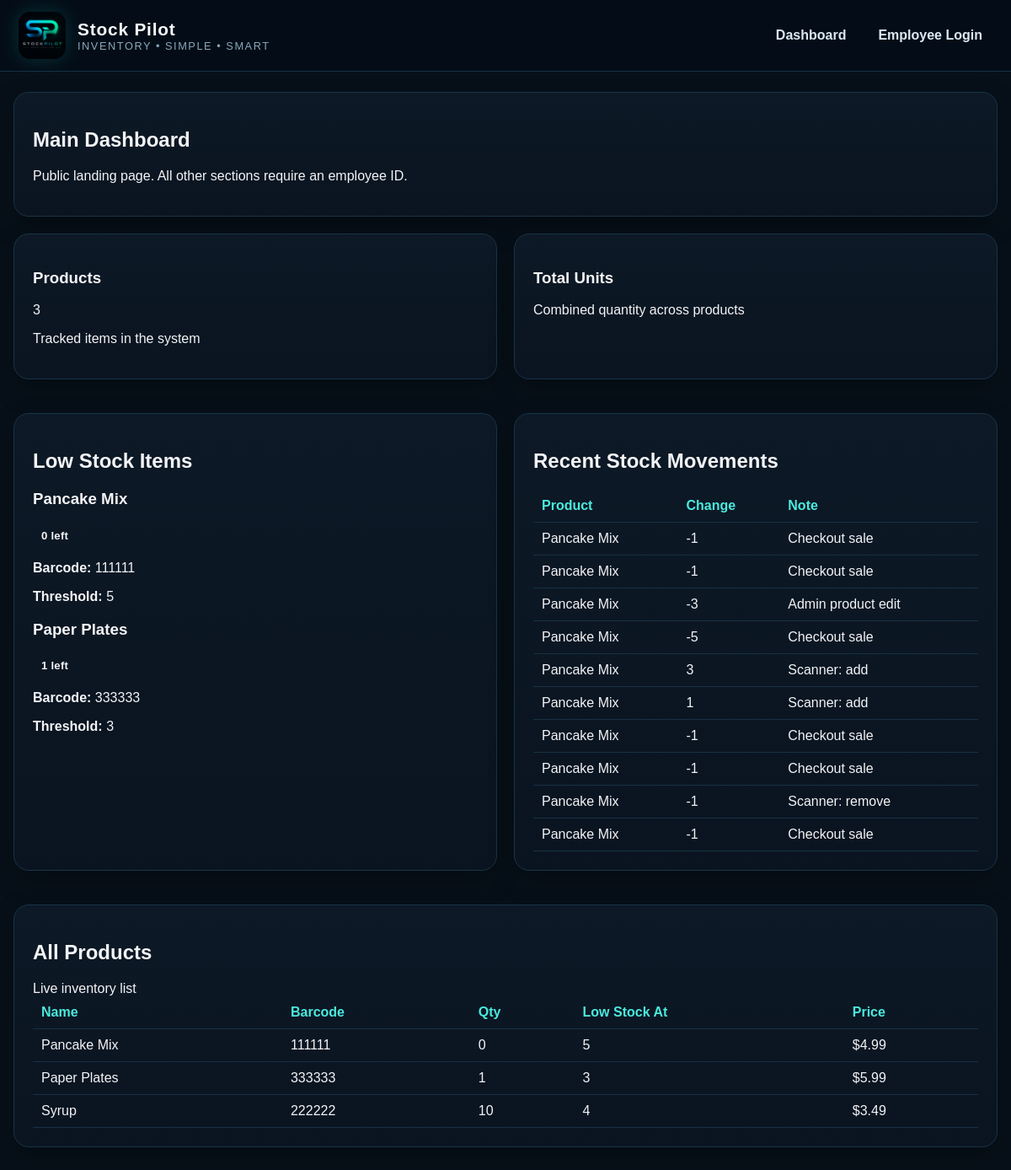
Before: / with the older database file.
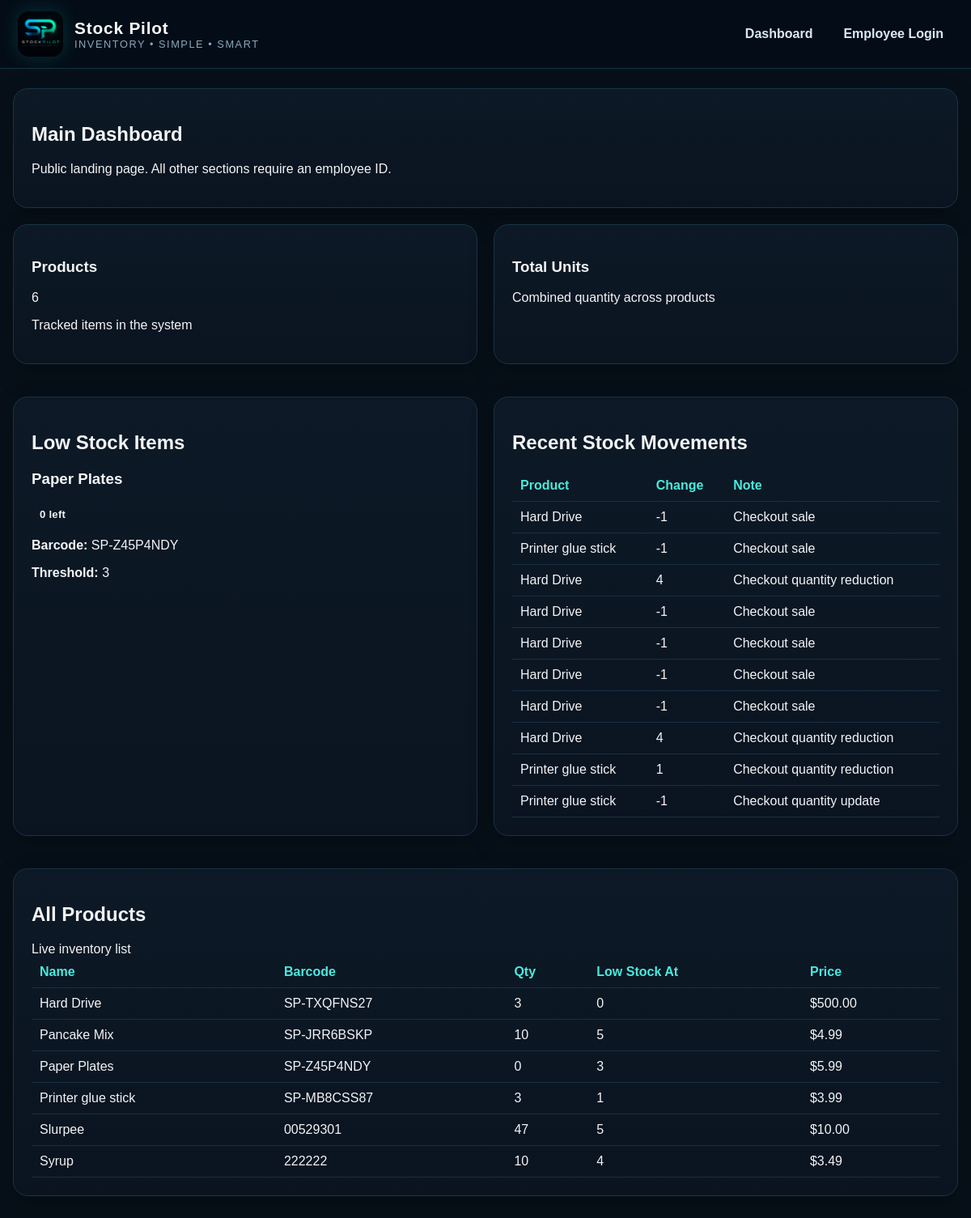
After: the same page with the newer database file.
### app.py (models this page shows)
class Product(db.Model):
    id = db.Column(db.Integer, primary_key=True)
    name = db.Column(db.String(120), nullable=False)
    barcode = db.Column(db.String(120), unique=True, nullable=False)
    quantity = db.Column(db.Integer, default=0)
    low_stock_threshold = db.Column(db.Integer, default=5)
    price = db.Column(db.Float, default=0.0)

class StockMovement(db.Model):
    id = db.Column(db.Integer, primary_key=True)
    product_id = db.Column(db.Integer, db.ForeignKey("product.id"), nullable=False)
    change = db.Column(db.Integer, nullable=False)
    note = db.Column(db.String(255))
    timestamp = db.Column(db.DateTime, default=datetime.utcnow)
    product = db.relationship("Product", backref="movements")

### app.py (the view)
@app.route("/")
def dashboard():
    products = Product.query.order_by(Product.name.asc()).all()
    low_stock_products = Product.query.filter(Product.quantity <= Product.low_stock_threshold).order_by(Product.quantity.asc()).all()
    recent_movements = StockMovement.query.order_by(StockMovement.timestamp.desc()).limit(10).all()
    return render_template(
        "dashboard.html",
        products=products,
        low_stock_products=low_stock_products,
        recent_movements=recent_movements,
    )

### app.py (called while the page is built)
def current_employee():
    employee_id = session.get("employee_id")
    if not employee_id:
        return None
    return Employee.query.get(employee_id)

@app.context_processor
def inject_employee():
    return {"logged_in_employee": current_employee()}

### templates/dashboard.html (shortened to what this page needs)
{% extends "base.html" %}
{% block content %}
<section class="card">
    <h1>Main Dashboard</h1>
    <p>Public landing page. All other sections require an employee ID.</p>
</section>
<div class="grid-2 stats-grid">
    <section class="card stat-card">
        <h3>Products</h3>
        <div class="stat-number">{{ products|length }}</div>
        <p class="muted">Tracked items in the system</p>
    </section>
    <section class="card stat-card">
        <h3>Total Units</h3>
        <p class="muted">Combined quantity across products</p>
    </section>
</div>
<div class="grid-2">
    <section class="card">
        <h2>Low Stock Items</h2>
        {% if low_stock_products %}
            <div class="product-list">
                {% for product in low_stock_products %}
                    <div class="product-card low-stock-card">
                        <div class="product-top-row">
                            <h3>{{ product.name }}</h3>
                            <span class="status-badge danger">{{ product.quantity }} left</span>
                        </div>
                        <p><strong>Barcode:</strong> {{ product.barcode }}</p>
                        <p><strong>Threshold:</strong> {{ product.low_stock_threshold }}</p>
                    </div>
                {% endfor %}
            </div>
        {% else %}
            <p>No low stock items right now.</p>
        {% endif %}
    </section>
    <section class="card">
        <h2>Recent Stock Movements</h2>
        {% if recent_movements %}
            <table class="data-table">
                <thead>
                    <tr>
                        <th>Product</th>
                        <th>Change</th>
                        <th>Note</th>
                    </tr>
                </thead>
                <tbody>
                    {% for move in recent_movements %}
                    <tr>
                        <td>{{ move.product.name if move.product else "Unknown" }}</td>
                        <td>{{ move.change }}</td>
                        <td>{{ move.note }}</td>
                    </tr>
                    {% endfor %}
                </tbody>
            </table>
        {% else %}
            <p>No stock movement yet.</p>
        {% endif %}
    </section>
</div>
<section class="card">
    <div class="section-header-row">
        <h2>All Products</h2>
        <span class="muted">Live inventory list</span>
    </div>
    {% if products %}
        <table class="data-table">
            <thead>
                <tr>
                    <th>Name</th>
                    <th>Barcode</th>
                    <th>Qty</th>
                    <th>Low Stock At</th>
                    <th>Price</th>
                </tr>
            </thead>
            <tbody>
                {% for product in products %}
                <tr>
                    <td>{{ product.name }}</td>
                    <td>{{ product.barcode }}</td>
                    <td>{{ product.quantity }}</td>
                    <td>{{ product.low_stock_threshold }}</td>
                    <td>${{ '%.2f'|format(product.price) }}</td>
                </tr>
                {% endfor %}
            </tbody>
        </table>
    {% else %}
        <p>No products have been added yet.</p>
    {% endif %}
</section>
{% endblock %}

Changed rows visible on the page:
no longer on this page (row unchanged): StockMovement: product "Pancake Mix", change "-1", note "Checkout sale"
no longer on this page (row unchanged): StockMovement: product "Pancake Mix", change "-1", note "Checkout sale"
no longer on this page (row unchanged): StockMovement: product "Pancake Mix", change "-3", note "Admin product edit"
no longer on this page (row unchanged): StockMovement: product "Pancake Mix", change "-5", note "Checkout sale"
no longer on this page (row unchanged): StockMovement: product "Pancake Mix", change "3", note "Scanner: add"
no longer on this page (row unchanged): StockMovement: product "Pancake Mix", change "1", note "Scanner: add"
no longer on this page (row unchanged): StockMovement: product "Pancake Mix", change "-1", note "Checkout sale"
no longer on this page (row unchanged): StockMovement: product "Pancake Mix", change "-1", note "Checkout sale"
no longer on this page (row unchanged): StockMovement: product "Pancake Mix", change "-1", note "Scanner: remove"
no longer on this page (row unchanged): StockMovement: product "Pancake Mix", change "-1", note "Checkout sale"
no longer on one of the page's lists (row edited): Product: name "Pancake Mix", quantity "0", barcode "111111", low_stock_threshold "5"
changed Product "Paper Plates": quantity "1" → "0"; barcode "333333" → "SP-Z45P4NDY"
added StockMovement: product "Hard Drive", change "-1", note "Checkout sale"
added StockMovement: product "Printer glue stick", change "-1", note "Checkout sale"
added StockMovement: product "Hard Drive", change "4", note "Checkout quantity reduction"
added StockMovement: product "Hard Drive", change "-1", note "Checkout sale"
added StockMovement: product "Hard Drive", change "-1", note "Checkout sale"
added StockMovement: product "Hard Drive", change "-1", note "Checkout sale"
added StockMovement: product "Hard Drive", change "-1", note "Checkout sale"
added StockMovement: product "Hard Drive", change "4", note "Checkout quantity reduction"
added StockMovement: product "Printer glue stick", change "1", note "Checkout quantity reduction"
added StockMovement: product "Printer glue stick", change "-1", note "Checkout quantity update"
added Product: name "Hard Drive", barcode "SP-TXQFNS27", quantity "3", low_stock_threshold "0", price "500.00", shown under "All Products"
changed Product "Pancake Mix": barcode "111111" → "SP-JRR6BSKP"; quantity "0" → "10"
added Product: name "Printer glue stick", barcode "SP-MB8CSS87", quantity "3", low_stock_threshold "1", price "3.99", shown under "All Products"
added Product: name "Slurpee", barcode "00529301", quantity "47", low_stock_threshold "5", price "10.00", shown under "All Products"
Other visible differences:
{{ products|length }}: "3" → "6"
